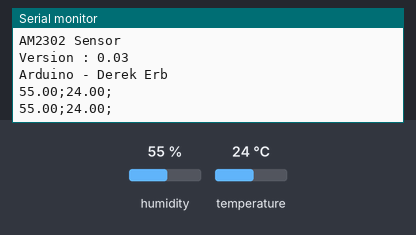
Bench run of a sketch on a simulated Arduino Uno, built with avr-gcc and run on an emulated ATmega328P. Shown: the last lines printed to the serial monitor. The inputs (shaded band) are chosen by the test bench; at power-on: humidity 55 %, temperature 24 °C.

Above: at 9.2 s.
9.3 s: humidity set to 22 %
At 10.8 s:
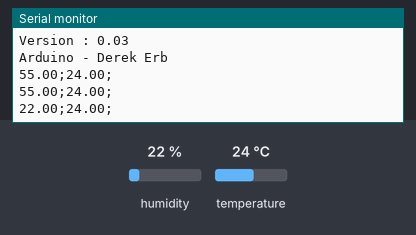
11.8 s: temperature set to 12 °C
At 12.7 s:
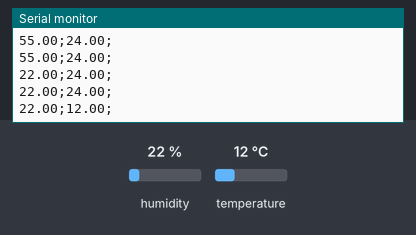
14.3 s: humidity set to 40 %
At 15.8 s:
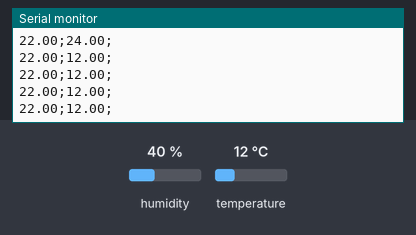
Timing chart, 0 to 17.3 s (numbered marks = the images above; inputs shaded):
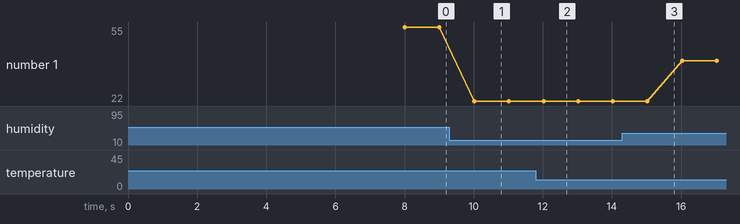

Measured:
- after the input at 9.3 s, the serial monitor: prints a new line after 0.71 s (image 1)
- after the input at 11.8 s, the serial monitor: prints a new line after 0.22 s (image 2)
- plotted number 1: 55 → 22 after the input at 9.3 s, 22 → 40 after the input at 14.3 s

The sketch:

arduino_c.ino
```cpp
/*
AM2302 Temperature / Humidity Sensor (DHT22)
Current Code
Created by Derek Erb 30/01/2013
Modified 30/01/2013
Requirement : Arduino + AM2302 sensor connected to pin 2
DHT Library from:
https://github.com/adafruit/DHT-sensor-library

v0.03 Delays and formatting
v0.02 Delay 3 seconds between readings
*/

#include "DHT.h" // DHT & AM2302 library

// Version number
const float fVerNum = 0.03;

// Data pin connected to AM2302
#define DHTPIN 2

#define DHTTYPE DHT22 // DHT 22 (AM2302)

DHT dht(DHTPIN, DHTTYPE); // LED pins

//////////////////////////////////////////////////////
//
// SETUP
//
void setup() {
// Setup serial monitor
Serial.begin(9600);
// Wait 3 seconds
delay(3000);
Serial.println(F("\nAM2302 Sensor"));
Serial.print(F("Version : "));
Serial.println(fVerNum);
Serial.println(F("Arduino - Derek Erb\n"));
delay(5000);
dht.begin();
}

void loop() {
// Reading temperature or humidity takes about 250 milliseconds!
// Sensor readings may also be up to 2 seconds 'old' (its a very slow sensor)
float h = dht.readHumidity();
float t = dht.readTemperature();

// check if returns are valid, if they are NaN (not a number) then something went wrong!
if (isnan(t) || isnan(h)) {
Serial.println(F("Failed to read from DHT"));
}
else {
//Serial.print(F("Humidity: "));
Serial.print(h);
Serial.print(F("\;"));
//Serial.print(F("Temperature: "));
Serial.print(t);
Serial.print(F("\;"));
Serial.println(F(""));
}
// Wait 3 seconds
delay(1000);
}
```
